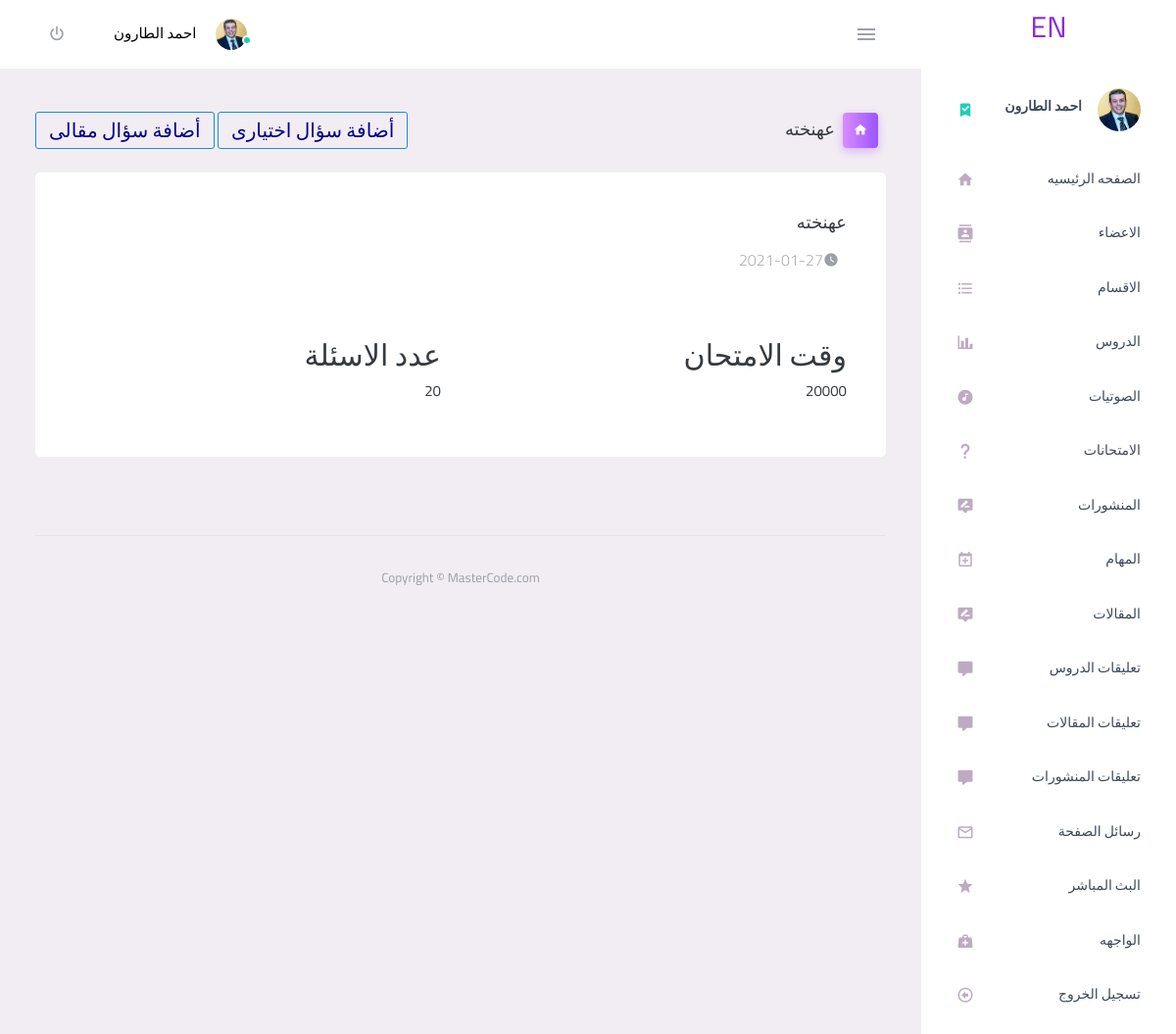
Page /admin/part_content.php?part_id=3 (signed in) on the committed database.
### tables this page shows
CREATE TABLE `part` (
  `part_id` int(11) NOT NULL,
  `part_name` varchar(255) NOT NULL,
  `exam_id` int(11) DEFAULT NULL,
  `number` int(11) DEFAULT NULL,
  `photo` varchar(255) DEFAULT NULL,
  `date` date NOT NULL,
  `time` int(11) DEFAULT NULL
);

### admin/part_content.php (the view, shortened to what this page needs)
<?php
if (isset($_SESSION['username'])) {
    include 'inital.php';
    include 'includes/templates/header.php';
    include 'includes/templates/side.php';
    $part_id = isset($_GET['part_id']) && is_numeric($_GET['part_id']) ? intval($_GET['part_id']) : 0;
    $stmt = $con->prepare("SELECT * FROM part where part_id = ?");
    $stmt->execute(array($part_id));
    $row = $stmt->fetch();
    if (! empty($row)) {
    ?>
            <div class="main-panel ">
                <div class="content-wrapper ">
                    <div class="page-header ">
                        <h3 class="page-title ">
                            <span class="page-title-icon bg-gradient-primary text-white mr-2 ">
                                <i class="mdi mdi-home "></i>
                            </span>&nbsp; <?php echo $row['part_name']; ?>
                        </h3>
                        <div>
                            <button style="color:darkblue;font-size:20px" type="button " class="btn btn-outline-info btn-sm"data-toggle="modal" data-target="#add">أضافة سؤال اختيارى</button>
                            <button style="color:darkblue;font-size:20px" type="button " class="btn btn-outline-info btn-sm"data-toggle="modal" data-target="#add2">أضافة سؤال مقالى</button>
                        </div>
                    </div>
                    <div class="row">
                        <div class="col-12 grid-margin stretch-card">
                            <div class="card">
                                <div class="card-body">
                                    <h4 class="card-title"><?php echo $row['part_name']; ?></h4>
                                    <div class="d-flex">
                                        <div class="d-flex align-items-center text-muted font-weight-light">
                                            <i class="mdi mdi-clock icon-sm mr-2"></i>
                                            <span><?php echo $row['date']; ?></span>
                                        </div>
                                    </div>
                                    <div class="row">
                                        <div class="mt-5 col-6 align-items-top">
                                            <h2>وقت الامتحان</h2>
                                            <p><?php echo $row['time']; ?></p>
                                        </div>
                                        <div class="mt-5 col-6 align-items-top">
                                            <h2>عدد الاسئلة</h2>
                                            <p><?php echo $row['number']; ?></p>
                                        </div>
                                    </div>
                                </div>
                            </div>
                        </div>
                    </div>
                    <div class="row ">
                    </div>
    <?php
    include 'includes/templates/footer.php'; ?>
    <?php
    } else {
        header('Location: error-404.html');
        exit();
    }
} else {
    header('Location: index.php');
    exit();
}
?>

### rows in the picture
part: part_name "عهنخته", date "2021-01-27", time "20000", number "20"

### other values in the picture
$_SESSION['username'] "احمد الطارون"
